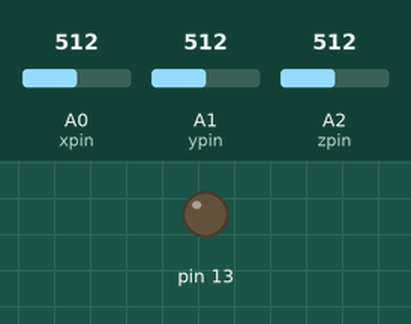
Bench run of a sketch on a simulated Arduino Uno, built with avr-gcc and run on an emulated ATmega328P. Parts: output pins drawn as LEDs (lit = HIGH). Inputs (shaded band) come from the test bench; at power-on: A0 (xpin) = 512, A1 (ypin) = 512, A2 (zpin) = 512. What the sketch prints to the serial monitor is not drawn.

Above: at 0.1 s.
Timing chart, 0 to 1.6 s (numbered marks = the images above):
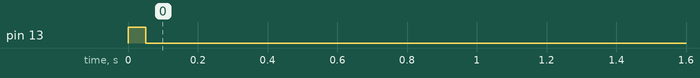

The sketch:

pedo_slave.ino
```cpp
#include <Wire.h>
char ch;
const int xpin=A0;
int ypin=A1;
int zpin=A2;
float threshhold=80.0;
float xval[15]={0};
float yval[15]={0};
float zval[15]={0};
float xavg;
float yavg;
float zavg;
int steps,flag=0;

void setup()
{ Wire.begin(8);                // join i2c bus with address #8
  Wire.onRequest(receiveEvent); // register event

  Serial.begin(9600);
  pinMode(13,OUTPUT);
  //analogWrite(6,100);
  //analogWrite(9,28836);
  //lcd.begin(16, 2);
  //lcd.print("fitness_Band");
  calibrate();

}

void loop()
{ int acc=0;
  float totvect[15]={0};
  float totave[15]={0};
  float xaccl[15]={0};
  float yaccl[15]={0};
  float zaccl[15]={0};
  Serial.print(steps);

  for (int i=0;i<15;i++)
  {
    xaccl[i]=float(analogRead(xpin));
    delay(1);
    yaccl[i]=float(analogRead(ypin));
    delay(1);
    zaccl[i]=float(analogRead(zpin));
    delay(1);
    totvect[i] = sqrt(((xaccl[i]-xavg)* (xaccl[i]-xavg))+ ((yaccl[i] - yavg)*(yaccl[i] - yavg)) + ((zval[i] - zavg)*(zval[i] - zavg)));
    totave[i] = (totvect[i] + totvect[i-1]) / 2 ;
    delay(150);

    //cal steps
    if (totave[i]>threshhold && flag==0)
    {
       steps=steps+1;
       flag=1;
    }
    else if (totave[i] > threshhold && flag==1)
    {
        //do nothing
    }
    if (totave[i] <threshhold  && flag==1)
    {
      flag=0;
    }
   //lcd.setCursor(0,1);
    Serial.print("steps=");
    Serial.println(steps);
  /*  lcd.print("steps=");
    lcd.print(steps);
  lcd.print(" ");
  lcd.print("BPM=");
    lcd.print(bpm);

  */
  }
  delay(100);
}

void calibrate(){
  digitalWrite(13,HIGH);
  //Serial.println("Calibrating......");
  float sum=0;
  float sum1=0;
  float sum2=0;
  for (int i=0;i<15;i++)
  {
    xval[i]=float(analogRead(xpin));
    sum=xval[i]+sum;
  }
  delay(15);
  xavg=sum/15.0;
 // Serial.println(xavg);
  for (int j=0;j<15;j++)
  {
    xval[j]=float(analogRead(xpin));
    sum1=xval[j]+sum1;
  }
  yavg=sum1/15.0;
 // Serial.println(yavg);
  delay(15);
  for (int i=0;i<15;i++)
  {
    zval[i]=float(analogRead(zpin));
    sum2=zval[i]+sum2;
  }
  zavg=sum2/15.0;
  delay(15);
 // Serial.println(zavg);
  digitalWrite(13,LOW);
  //Serial.println("Calibration Successful!");
  //delay(1500);

}
void receiveEvent() {
     uint8_t buffer[2];
  buffer[0] =  steps>> 8;
  buffer[1] = steps & 0xff;
  Wire.write(buffer, 2);
}
```
